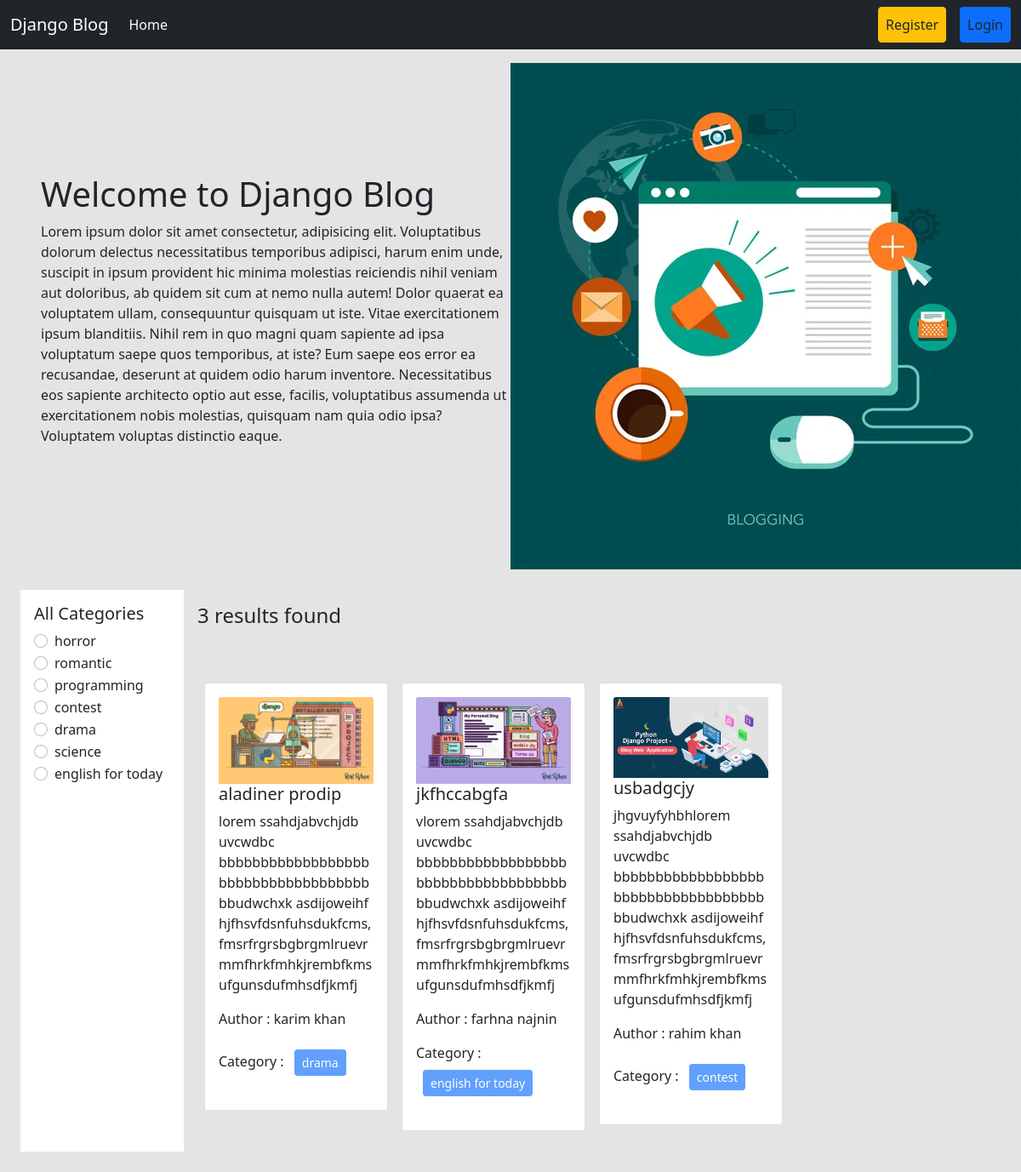
The page / on the database its author committed.
### categories/models.py (models this page shows, shortened)
class Category(models.Model):
    name = models.CharField(max_length=100)
    slug = models.SlugField(max_length=100,unique=True, null=True, blank=True)

### posts/models.py (models this page shows, shortened)
class Post(models.Model):
    title = models.CharField(max_length=50)
    content = models.TextField()
    category = models.ManyToManyField(Category) # ekta post multiple categorir moddhe thakte pare abar ekta categorir moddhe multiple post thakte pare
    author = models.ForeignKey(User, on_delete=models.CASCADE)
    image = models.ImageField(upload_to='posts/media/uploads/', blank = True, null = True)

### blog_project/views.py (the view)
# urls.py: 2. Add a URL to urlpatterns:  path('', views.home, name='home')
def home(request, category_slug = None):
    data = Post.objects.all()
    if category_slug is not None:
        category = Category.objects.get(slug = category_slug)
        data = Post.objects.filter(category  = category)
    categories = Category.objects.all()
    return render(request, 'home.html', {'data' : data, 'category' : categories})

### templates/home.html
{% extends 'base.html' %}
{% load static %}
{% block content %}
<div class="d-flex flex-wrap px-5 pt-3 align-items-center">
  <div class="col-6">
    <h1>Welcome to Django Blog</h1>
    <p>Lorem ipsum dolor sit amet consectetur, adipisicing elit. Voluptatibus dolorum delectus necessitatibus temporibus adipisci, harum enim unde, suscipit in ipsum provident hic minima molestias reiciendis nihil veniam aut doloribus, ab quidem sit cum at nemo nulla autem! Dolor quaerat ea voluptatem ullam, consequuntur quisquam ut iste. Vitae exercitationem ipsum blanditiis. Nihil rem in quo magni quam sapiente ad ipsa voluptatum saepe quos temporibus, at iste? Eum saepe eos error ea recusandae, deserunt at quidem odio harum inventore. Necessitatibus eos sapiente architecto optio aut esse, facilis, voluptatibus assumenda ut exercitationem nobis molestias, quisquam nam quia odio ipsa? Voluptatem voluptas distinctio eaque.</p>
  </div>
  <div class="col-6">
<img src="{% static 'header.jpg' %}" />
  </div>
</div>
<div class="d-flex flex-wrap p-4">
  <div class="col-2 bg-white p-3" >
    <h5>All Categories</h5>
    {% for cat in category %}
    <div class="form-check">
      <input
        class="form-check-input"
        type="radio"
        name="category"
        id="{{cat.id}}"
      />
      <label class="form-check-label" for="{{cat.id}}">
        <a href="{% url 'category_wise_post' cat.slug %}" class="text-decoration-none text-dark" >{{cat.name}}</a>
      </label>
    </div>
    {% endfor %}
  </div>
  <div class="col-10 p-3">
    <h4>{{data | length}} results found</h4>
    <div class="d-flex flex-wrap pt-5">
      {% for post in data %}
      <div class="col-sm-3">
        <div class="card m-2">
          <div class="card-body">
            <img src="{{post.image.url}}" class="card-img-top" alt="...">
            <h5 class="card-title"><a href="{% url 'detail_post' post.id %}" class="text-decoration-none text-dark">{{post.title}}</a></h5>
            <p class="card-text">{{post.content |truncatewords:10}}</p>
            <p>Author : {{post.author.first_name}} {{post.author.last_name}}</p>
            <p>
              Category : {% for cat in post.category.all %}
              <button class="btn btn-primary btn-sm m-2" disabled>
                {{cat.name}}
              </button>
              {% endfor %}
            </p>
          </div>
        </div>
      </div>
      {% endfor %}
    </div>
  </div>
</div>
{% endblock %}

### templates/base.html (shortened to what this page needs)
<!DOCTYPE html>
<html lang="en">
  <head>
    <link
      href="https://cdn.jsdelivr.net/npm/bootstrap@5.0.2/dist/css/bootstrap.min.css"
      rel="stylesheet"
    />
  </head>
  <body style="background-color : #e4e4e4">
    <nav class="navbar navbar-expand-lg navbar-dark bg-dark">
      <div class="container-fluid">
        <a class="navbar-brand" href="{% url 'homepage' %}">Django Blog</a>
        <div class="collapse navbar-collapse" id="navbarSupportedContent">
          <ul class="navbar-nav me-auto mb-2 mb-lg-0">
            <li class="nav-item">
              <a
                class="nav-link active"
                aria-current="page"
                href="{% url 'homepage' %}"
                >Home</a
              >
            </li>
          </ul>
          <div class="d-flex">
            <ul class="navbar-nav me-auto mb-2 mb-lg-0">
              {% if request.user.is_authenticated %}
              <li class="nav-item mx-3">
                <a
                  class="nav-link btn btn-warning text-dark"
                  href="{% url 'profile' %}"
                  >Profile</a
                >
              </li>
              <li class="nav-item mx-3">
                <a
                  class="nav-link btn btn-danger text-dark"
                  href="{% url 'user_logout' %}"
                  >Logout</a
                >
              </li>
              {% else %}
              <li class="nav-item mx-3">
                <a
                  class="nav-link btn btn-warning text-dark"
                  href="{% url 'register' %}"
                  >Register</a
                >
              </li>
              <li class="nav-item">
                <a
                  class="nav-link btn btn-primary text-dark"
                  href="{% url 'user_login' %}"
                  >Login</a
                >
              </li>
              {% endif %}
            </ul>
          </div>
        </div>
      </div>
    </nav>
    {% block content %} {% endblock %}
  </body>
</html>

### rows shown on the page
Category: name "horror"
Category: name "romantic"
Category: name "programming"
Category: name "contest"
Category: name "drama"
Category: name "science"
Category: name "english for today"
Post: image (picture), title "aladiner prodip", content "lorem ssahdjabvchjdb uvcwdbc bbbbbbbbbbbbbbbbbbbbbbbbbbbbbbbbbbbbbbudwchxk asdijoweihf hjfhsvfdsnfuhsdukfcms,fmsrfrgrsbgbrgmlruevrmmfhrkfmhkjrembfkmsufgunsdufmhsdfjkmfj", author.first_name "karim", author.last_name "khan"
Post: image (picture), title "jkfhccabgfa", content "vlorem ssahdjabvchjdb uvcwdbc bbbbbbbbbbbbbbbbbbbbbbbbbbbbbbbbbbbbbbudwchxk asdijoweihf hjfhsvfdsnfuhsdukfcms,fmsrfrgrsbgbrgmlruevrmmfhrkfmhkjrembfkmsufgunsdufmhsdfjkmfj", author.first_name "farhna", author.last_name "najnin"
Post: image (picture), title "usbadgcjy", content "jhgvuyfyhbhlorem ssahdjabvchjdb uvcwdbc bbbbbbbbbbbbbbbbbbbbbbbbbbbbbbbbbbbbbbudwchxk asdijoweihf hjfhsvfdsnfuhsdukfcms,fmsrfrgrsbgbrgmlruevrmmfhrkfmhkjrembfkmsufgunsdufmhsdfjkmfj", author.first_name "rahim", author.last_name "khan"

### other values the page prints
{{ data | length }} "3"
